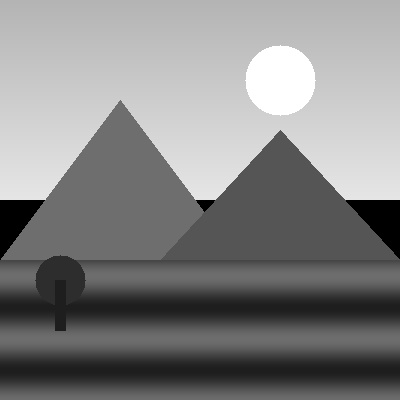
#> input picture scenery.jpg, 400 x 400 px, found by its file name
$ jupyter execute Assignment-4.ipynb
#> lines starting #> are read from the running program, lines starting #| are printed output that depends on the picture; after the words box and inside, x2 and y2 are one past the last pixel; in counts of white or black regions, pixels touching at a corner belong together
[cell 1]
import cv2
import numpy as np
import math
import matplotlib.pyplot as plt

img = cv2.imread("/content/scenery.jpg", 0)
#> img is the input picture: shape (400, 400); min 0, max 255, mean 131.6
L=256
c=L/math.log(L+1)

result = np.zeros(img.shape, dtype=np.float32)


for i in range(img.shape[0]):
    for j in range(img.shape[1]):
        result[i][j] = c*math.log(1 + float(img[i][j]))
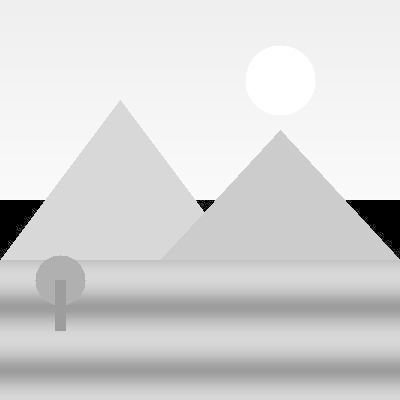
#> result: shape (400, 400) float32; min 0, max 255.8, mean 215.3; drawn with min black and max white


result = (result / result.max()) * 255
result = np.uint8(result)


plt.figure(figsize=(10, 5))

plt.subplot(1, 2, 1)
plt.imshow(img, cmap='gray')
plt.title("Original Image")
plt.axis("off")

plt.subplot(1, 2, 2)
plt.imshow(result, cmap='gray')
plt.title("Log Transformed Image")
plt.axis("off")

plt.show()
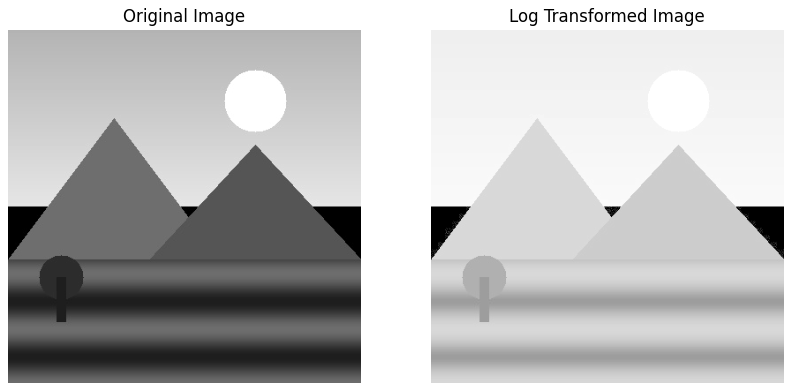
#> figure drawn by matplotlib, 2 panels

[cell 2]
import cv2
import numpy as np
import matplotlib.pyplot as plt

img = cv2.imread("/content/scenery.jpg", 0)

gamma = float(input("Enter gamma value: "))
#> the answer given: 3

c = 1

result = np.zeros(img.shape, dtype=np.float32)

for i in range(img.shape[0]):
    for j in range(img.shape[1]):
        result[i][j] = c * (float(img[i][j]) ** gamma)
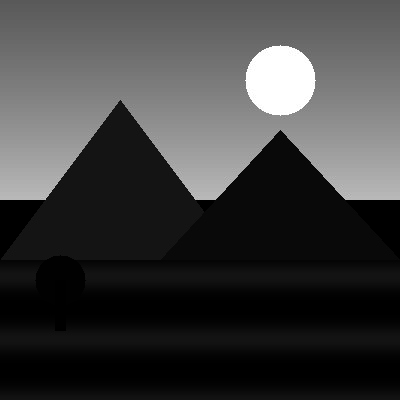
#> result: shape (400, 400) float32; min 0, max 16581375, mean 4102534.2; drawn with min black and max white


result = (result / result.max()) * 255
result = np.uint8(result)

plt.subplot(1, 2, 1)
plt.imshow(img, cmap="gray")
plt.title("Original Image")
plt.axis("off")

plt.subplot(1, 2, 2)
plt.imshow(result, cmap="gray")
plt.title("Power Law Transformation")
plt.axis("off")

plt.show()
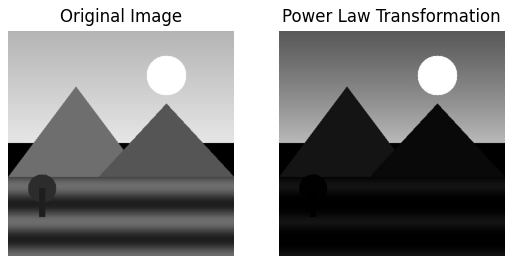
#> figure drawn by matplotlib, 2 panels

[cell 3]
import cv2
import numpy as np

img = cv2.imread("/content/scenery.jpg", 0)

r1 = int(input("Enter input lower value: "))
#> the answer given: 3
r2 = int(input("Enter input upper value: "))
#> the answer given: 3
s1 = int(input("Enter output lower value: "))
#> the answer given: 3
s2 = int(input("Enter output upper value: "))
#> the answer given: 3

output = img.copy()

for i in range(img.shape[0]):
    for j in range(img.shape[1]):
        if r1 <= img[i][j] <= r2:
            output[i][j] = ((img[i][j] - r1) * (s2 - s1) / (r2 - r1)) + s1
#> output: shape (400, 400); 0.03% of pixels changed, all inside (x1, y1, x2, y2) = (6, 200, 399, 255)

cv2.imshow("Original", img)
cv2.imshow("Output", output)
